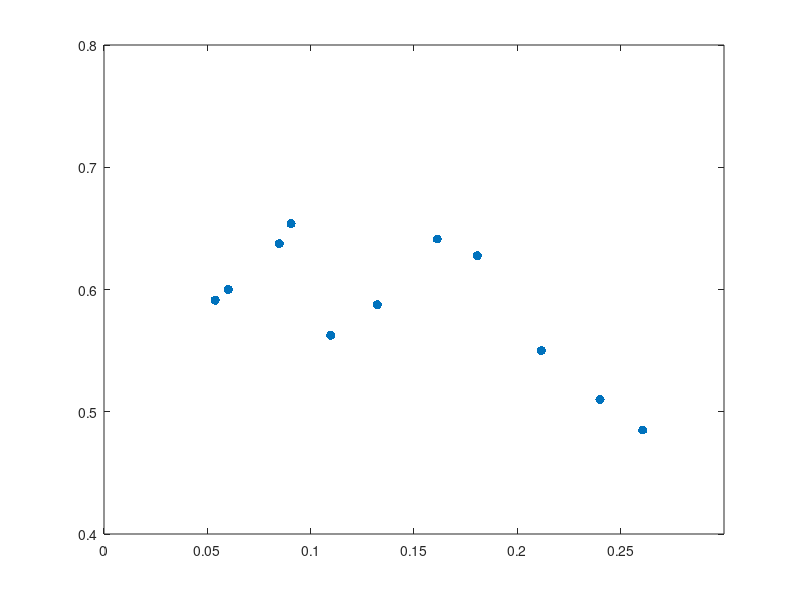

This figure's MATLAB source: (Note: this script raises an error after producing the figure.)
% heywood cd graph
function [LD,CD]=cd_chart_intake()
% clean
ay=[15.3/16*.2+.4,.6,19/16*.2+.4,20.3/16*.2+.4];
ax=[8.5,9.5,13.4,14.3]*.1/15.8;

by=[13,15,19.3]/16*.2+.4;
bx=[1.5,5,9.5]*0.1/15.5+.1;

cy=[18.2,12,8.8,6.8]/16*0.2+0.4;
cx=[-3 1.8 6.2 9.4]/15.5*0.1+0.2;

cdx=[ax,bx,cx];
cdy=[ay,by,cy]; 

plot(cdx,cdy,'.','markersize',20)
xlim([0,.3])
ylim([0.4,.8])
%%
i=3;
maxnondimlift=0.5;
dx=0.01*10^-i;
aintpl=ax(1):dx:ax(end);
a=interp1(ax,ay,aintpl,'pchip');
% b=interp1(bx,by,linspace(bx(1),bx(end)),'pchip','extrap');
bintpl=bx(1):dx:0.2;
b=interp1(bx,by,bintpl,'pchip','extrap');
% c=interp1(cx,cy,linspace(cx(1),cx(end)),'pchip');
cintpl=0.15:dx:maxnondimlift;
c=interp1(cx,cy,cintpl,'pchip','extrap');

axbx=ax(end):dx:bx(1);
% ab=interp1([ax(end),bx(1)],[ay(end),by(1)],axbx,'linear');
ab=round(interp1([ax(end),bx(1)],[ay(end),by(1)],axbx,'linear'),4);
%%

figure(1)
hold on
plot(aintpl,a)
plot(axbx,ab)

% plot(linspace(bx(1),bx(end)),b)
% plot(linspace(cx(1),cx(end)),c)
plot(bintpl(1:6026),b(1:6026))
plot(cintpl(1998:end),c(1998:end))
%%
LD=round([aintpl axbx bintpl(1:6026) cintpl(1998:end)],5);
CD=[a,ab,b(1:6026),c(1998:end)];
figure(2)
plot(LD,CD)
end
